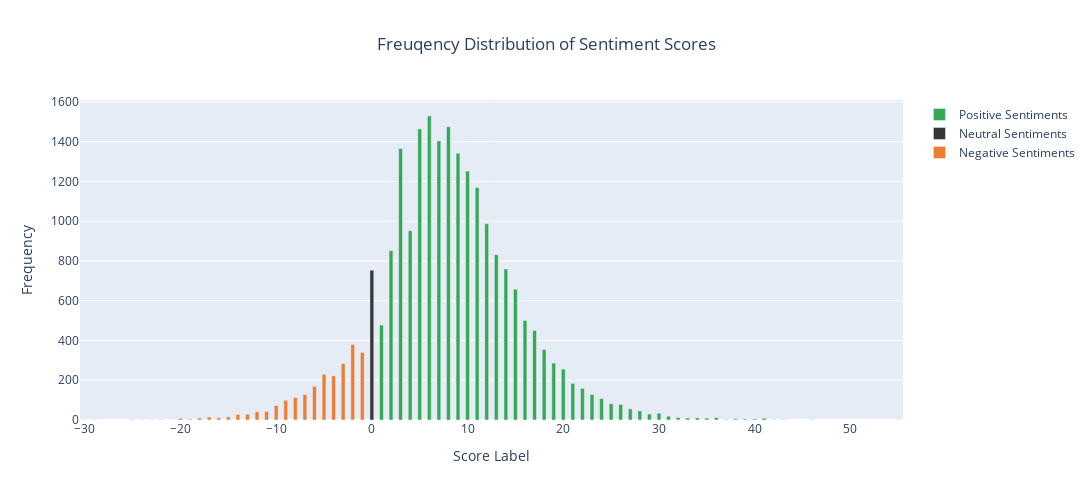

Here is the notebook cell this chart was saved with:
### Code cell
# Extract labels and values of positive sentiments
positivelabels = df[df['Sentiment Score'] > 0]['Sentiment Score'].value_counts().index
positivevalues = df[df['Sentiment Score'] > 0]['Sentiment Score'].value_counts().values

# Extract labels and values of neutral sentiments
neutrallabels = df[df['Sentiment Score'] == 0]['Sentiment Score'].value_counts().index
neutralvalues = df[df['Sentiment Score'] == 0]['Sentiment Score'].shape

# Extract labels and values of negative sentiments
negativelabels = df[df['Sentiment Score'] < 0]['Sentiment Score'].value_counts().index
negativevalues = df[df['Sentiment Score'] < 0]['Sentiment Score'].value_counts().values

# Initiate an empty figure
fig = go.Figure()

# Adding a trace of positive sentiments
fig.add_trace(trace=go.Bar(y=positivevalues,
                          x=positivelabels,
                          width=0.4,
                          marker_color='#34A853',
                          name='Positive Sentiments'))

# Adding a trace of neutral sentiments
fig.add_trace(trace=go.Bar(y=neutralvalues,
                          x=neutrallabels,
                          width=0.4,
                          marker_color='#35363A',
                          name='Neutral Sentiments'))

# Adding a trace of negative sentiments
fig.add_trace(trace=go.Bar(y=negativevalues,
                          x=negativelabels,
                          width=0.4, 
                          marker_color='#ed7d31',
                          name='Negative Sentiments'))

# Update the layout with some cosmetics
fig.update_layout(height=500,
                 width=1200,
                 title_text='Freuqency Distribution of Sentiment Scores',
                 title_x=0.5,
                 xaxis_title='Score Label',
                 yaxis_title='Frequency')

# Display the figure
fig.show()

### Figure 1 — Plotly figure (JSON) as saved in the notebook; plotly's stock layout.template omitted (floating-point values rounded to 4 significant figures)
{"data": [{"marker": {"color": "#34A853"}, "name": "Positive Sentiments", "type": "bar", "width": 0.4, "x": [6, 8, 5, 7, 3, 9, 10, 11, 12, 4, 2, 13, 14, 15, 16, 1, 17, 18, 19, 20, 21, 22, 23, 24, 25, 26, 27, 28, 30, 29, 31, 36, 32, 34, 33, 41, 35, 38, 39, 40, 43, 37, 55, 46, 42], "y": [1529, 1475, 1464, 1403, 1365, 1342, 1252, 1169, 987, 952, 852, 831, 760, 657, 501, 477, 450, 355, 286, 256, 184, 159, 128, 108, 82, 78, 56, 46, 34, 30, 19, 12, 12, 11, 10, 9, 9, 6, 5, 5, 2, 2, 1, 1, 1]}, {"marker": {"color": "#35363A"}, "name": "Neutral Sentiments", "type": "bar", "width": 0.4, "x": [0], "y": [753]}, {"marker": {"color": "#ed7d31"}, "name": "Negative Sentiments", "type": "bar", "width": 0.4, "x": [-2, -1, -3, -5, -4, -6, -7, -8, -9, -10, -11, -12, -13, -14, -15, -17, -16, -18, -20, -19, -25, -22, -24, -23, -29, -21, -30], "y": [380, 340, 284, 230, 222, 169, 128, 113, 99, 73, 43, 42, 29, 28, 16, 15, 11, 10, 8, 4, 2, 2, 1, 1, 1, 1, 1]}], "layout": {"height": 500, "title": {"text": "Freuqency Distribution of Sentiment Scores", "x": 0.5}, "width": 1200, "xaxis": {"title": {"text": "Score Label"}}, "yaxis": {"title": {"text": "Frequency"}}}}
